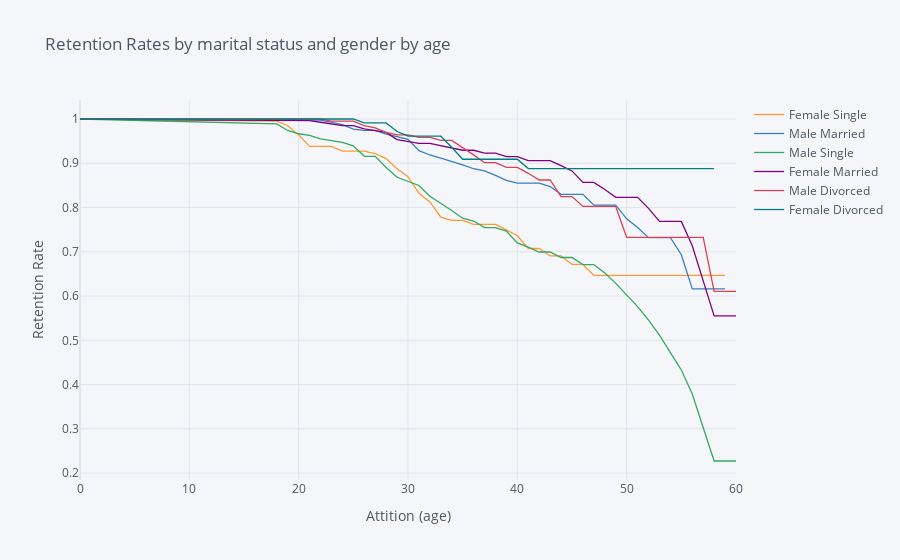

Notebook source saved alongside this figure:
### Markdown cell above
## 6. Now that we have looked at the retention rates by gender and marital status individually, let's look at them together. 

Create a new field in the data set that concatenates marital status and gender, and then generate and plot a survival curve that shows the retention by this new field over the age of the employee.

### Code cell
data['Marital_Gender'] = data["Gender"]+ ' ' + data["MaritalStatus"]

rates=survival(data, 'Marital_Gender', 'Age', 'Attrition')

rates.iplot(kind='line', xTitle='Attition (age)', yTitle='Retention Rate',
            title='Retention Rates by marital status and gender by age')

### Figure 1 — Plotly figure (JSON) as saved in the notebook; plotly's stock layout.template omitted (floating-point values rounded to 4 significant figures)
{"data": [{"line": {"color": "rgba(255, 153, 51, 1.0)", "dash": "solid", "shape": "linear", "width": 1.3}, "mode": "lines", "name": "Female Single", "text": "", "type": "scatter", "x": [0, 18, 19, 20, 21, 22, 23, 24, 25, 26, 27, 28, 29, 30, 31, 32, 33, 34, 35, 36, 37, 38, 39, 40, 41, 42, 43, 44, 45, 46, 47, 48, 49, 50, 51, 52, 53, 54, 55, 56, 57, 58, 59, 60], "y": [1, 0.995, 0.9848, 0.9641, 0.9381, 0.9381, 0.9381, 0.9275, 0.9275, 0.9275, 0.922, 0.9106, 0.8874, 0.8697, 0.8322, 0.8125, 0.7781, 0.7709, 0.7709, 0.7619, 0.7619, 0.7619, 0.7497, 0.7363, 0.7074, 0.7074, 0.6906, 0.6906, 0.6714, 0.6714, 0.6465, 0.6465, 0.6465, 0.6465, 0.6465, 0.6465, 0.6465, 0.6465, 0.6465, 0.6465, 0.6465, 0.6465, 0.6465, ""]}, {"line": {"color": "rgba(55, 128, 191, 1.0)", "dash": "solid", "shape": "linear", "width": 1.3}, "mode": "lines", "name": "Male Married", "text": "", "type": "scatter", "x": [0, 18, 19, 20, 21, 22, 23, 24, 25, 26, 27, 28, 29, 30, 31, 32, 33, 34, 35, 36, 37, 38, 39, 40, 41, 42, 43, 44, 45, 46, 47, 48, 49, 50, 51, 52, 53, 54, 55, 56, 57, 58, 59, 60], "y": [1, 0.9988, 0.9988, 0.9988, 0.9988, 0.9975, 0.9925, 0.9874, 0.977, 0.9743, 0.9743, 0.9659, 0.96, 0.954, 0.9286, 0.9187, 0.9116, 0.9043, 0.8964, 0.8876, 0.8828, 0.8726, 0.8614, 0.8553, 0.8553, 0.8553, 0.8473, 0.8299, 0.8299, 0.8299, 0.8055, 0.8055, 0.8055, 0.7745, 0.7546, 0.7318, 0.7318, 0.7318, 0.6932, 0.6162, 0.6162, 0.6162, 0.6162, ""]}, {"line": {"color": "rgba(50, 171, 96, 1.0)", "dash": "solid", "shape": "linear", "width": 1.3}, "mode": "lines", "name": "Male Single", "text": "", "type": "scatter", "x": [0, 18, 19, 20, 21, 22, 23, 24, 25, 26, 27, 28, 29, 30, 31, 32, 33, 34, 35, 36, 37, 38, 39, 40, 41, 42, 43, 44, 45, 46, 47, 48, 49, 50, 51, 52, 53, 54, 55, 56, 57, 58, 59, 60], "y": [1, 0.9889, 0.9741, 0.9667, 0.9629, 0.9552, 0.9513, 0.9474, 0.9395, 0.9156, 0.9156, 0.8903, 0.8684, 0.8592, 0.8497, 0.8254, 0.8099, 0.7935, 0.776, 0.7694, 0.7548, 0.7548, 0.7466, 0.7199, 0.7103, 0.6995, 0.6995, 0.6871, 0.6871, 0.6711, 0.6711, 0.6519, 0.6286, 0.6035, 0.576, 0.5457, 0.5116, 0.4723, 0.4329, 0.3788, 0.303, 0.2273, 0.2273, 0.2273]}, {"line": {"color": "rgba(128, 0, 128, 1.0)", "dash": "solid", "shape": "linear", "width": 1.3}, "mode": "lines", "name": "Female Married", "text": "", "type": "scatter", "x": [0, 18, 19, 20, 21, 22, 23, 24, 25, 26, 27, 28, 29, 30, 31, 32, 33, 34, 35, 36, 37, 38, 39, 40, 41, 42, 43, 44, 45, 46, 47, 48, 49, 50, 51, 52, 53, 54, 55, 56, 57, 58, 59, 60], "y": [1, 0.9963, 0.9963, 0.9963, 0.9963, 0.9926, 0.9889, 0.9852, 0.9852, 0.9777, 0.9738, 0.9698, 0.9535, 0.9493, 0.9449, 0.9449, 0.94, 0.9349, 0.9294, 0.9294, 0.9228, 0.9228, 0.9151, 0.9151, 0.9058, 0.9058, 0.9058, 0.8946, 0.8827, 0.8568, 0.8568, 0.8406, 0.8231, 0.8231, 0.8231, 0.7981, 0.7686, 0.7686, 0.7686, 0.7137, 0.6344, 0.5551, 0.5551, 0.5551]}, {"line": {"color": "rgba(219, 64, 82, 1.0)", "dash": "solid", "shape": "linear", "width": 1.3}, "mode": "lines", "name": "Male Divorced", "text": "", "type": "scatter", "x": [0, 18, 19, 20, 21, 22, 23, 24, 25, 26, 27, 28, 29, 30, 31, 32, 33, 34, 35, 36, 37, 38, 39, 40, 41, 42, 43, 44, 45, 46, 47, 48, 49, 50, 51, 52, 53, 54, 55, 56, 57, 58, 59, 60], "y": [1, 1, 1, 1, 1, 1, 0.9952, 0.9952, 0.9952, 0.9852, 0.9802, 0.9697, 0.9643, 0.9643, 0.9583, 0.9583, 0.9515, 0.9515, 0.9357, 0.919, 0.9013, 0.9013, 0.8906, 0.8906, 0.8773, 0.8621, 0.8621, 0.8247, 0.8247, 0.8024, 0.8024, 0.8024, 0.8024, 0.7326, 0.7326, 0.7326, 0.7326, 0.7326, 0.7326, 0.7326, 0.7326, 0.6105, 0.6105, 0.6105]}, {"line": {"color": "rgba(0, 128, 128, 1.0)", "dash": "solid", "shape": "linear", "width": 1.3}, "mode": "lines", "name": "Female Divorced", "text": "", "type": "scatter", "x": [0, 18, 19, 20, 21, 22, 23, 24, 25, 26, 27, 28, 29, 30, 31, 32, 33, 34, 35, 36, 37, 38, 39, 40, 41, 42, 43, 44, 45, 46, 47, 48, 49, 50, 51, 52, 53, 54, 55, 56, 57, 58, 59, 60], "y": [1, 1, 1, 1, 1, 1, 1, 1, 1, 0.9912, 0.9912, 0.9912, 0.9717, 0.9612, 0.9612, 0.9612, 0.9612, 0.9362, 0.9091, 0.9091, 0.9091, 0.9091, 0.9091, 0.9091, 0.8879, 0.8879, 0.8879, 0.8879, 0.8879, 0.8879, 0.8879, 0.8879, 0.8879, 0.8879, 0.8879, 0.8879, 0.8879, 0.8879, 0.8879, 0.8879, 0.8879, 0.8879, "", ""]}], "layout": {"legend": {"bgcolor": "#F5F6F9", "font": {"color": "#4D5663"}}, "paper_bgcolor": "#F5F6F9", "plot_bgcolor": "#F5F6F9", "title": {"font": {"color": "#4D5663"}, "text": "Retention Rates by marital status and gender by age"}, "xaxis": {"gridcolor": "#E1E5ED", "showgrid": true, "tickfont": {"color": "#4D5663"}, "title": {"font": {"color": "#4D5663"}, "text": "Attition (age)"}, "zerolinecolor": "#E1E5ED"}, "yaxis": {"gridcolor": "#E1E5ED", "showgrid": true, "tickfont": {"color": "#4D5663"}, "title": {"font": {"color": "#4D5663"}, "text": "Retention Rate"}, "zerolinecolor": "#E1E5ED"}}}
